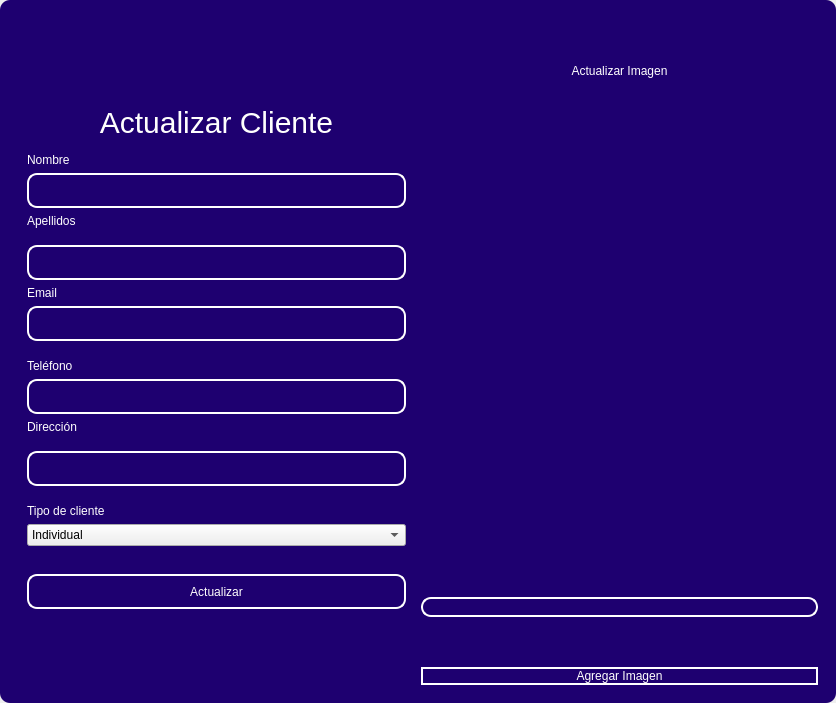
<?xml version="1.0" encoding="UTF-8"?>
<ui version="4.0">
 <class>MainWindow</class>
 <widget class="QMainWindow" name="MainWindow">
  <property name="geometry">
   <rect>
    <x>0</x>
    <y>0</y>
    <width>836</width>
    <height>703</height>
   </rect>
  </property>
  <property name="windowTitle">
   <string>MainWindow</string>
  </property>
  <property name="styleSheet">
   <string notr="true"/>
  </property>
  <widget class="QWidget" name="centralwidget">
   <property name="styleSheet">
    <string notr="true"/>
   </property>
   <layout class="QVBoxLayout" name="verticalLayout">
    <property name="spacing">
     <number>0</number>
    </property>
    <property name="leftMargin">
     <number>0</number>
    </property>
    <property name="topMargin">
     <number>0</number>
    </property>
    <property name="rightMargin">
     <number>0</number>
    </property>
    <property name="bottomMargin">
     <number>0</number>
    </property>
    <item>
     <widget class="QFrame" name="frame">
      <property name="enabled">
       <bool>true</bool>
      </property>
      <property name="styleSheet">
       <string notr="true">QFrame {
	border-radius:10px;
	background-color:#1E0070;
 }
</string>
      </property>
      <property name="frameShape">
       <enum>QFrame::StyledPanel</enum>
      </property>
      <property name="frameShadow">
       <enum>QFrame::Raised</enum>
      </property>
      <layout class="QVBoxLayout" name="verticalLayout_2">
       <item>
        <widget class="QFrame" name="frame_superior">
         <property name="minimumSize">
          <size>
           <width>0</width>
           <height>40</height>
          </size>
         </property>
         <property name="maximumSize">
          <size>
           <width>16777215</width>
           <height>40</height>
          </size>
         </property>
         <property name="styleSheet">
          <string notr="true">QPushButton{
border-radius:18px;
}

QPushButton:hover{
	background-color: rgb(0, 0, 0);
}
</string>
         </property>
         <property name="frameShape">
          <enum>QFrame::StyledPanel</enum>
         </property>
         <property name="frameShadow">
          <enum>QFrame::Raised</enum>
         </property>
         <layout class="QHBoxLayout" name="horizontalLayout_3">
          <property name="spacing">
           <number>4</number>
          </property>
          <property name="leftMargin">
           <number>0</number>
          </property>
          <property name="topMargin">
           <number>0</number>
          </property>
          <property name="rightMargin">
           <number>0</number>
          </property>
          <property name="bottomMargin">
           <number>0</number>
          </property>
          <item>
           <widget class="QPushButton" name="btn_icon">
            <property name="text">
             <string/>
            </property>
            <property name="iconSize">
             <size>
              <width>40</width>
              <height>40</height>
             </size>
            </property>
           </widget>
          </item>
          <item>
           <spacer name="horizontalSpacer_2">
            <property name="orientation">
             <enum>Qt::Horizontal</enum>
            </property>
            <property name="sizeHint" stdset="0">
             <size>
              <width>443</width>
              <height>20</height>
             </size>
            </property>
           </spacer>
          </item>
          <item>
           <widget class="QPushButton" name="bt_minimizar">
            <property name="minimumSize">
             <size>
              <width>38</width>
              <height>38</height>
             </size>
            </property>
            <property name="maximumSize">
             <size>
              <width>38</width>
              <height>38</height>
             </size>
            </property>
            <property name="cursor">
             <cursorShape>PointingHandCursor</cursorShape>
            </property>
            <property name="text">
             <string/>
            </property>
            <property name="icon">
             <iconset>
              <normaloff>image/minus.svg</normaloff>image/minus.svg</iconset>
            </property>
            <property name="iconSize">
             <size>
              <width>38</width>
              <height>38</height>
             </size>
            </property>
           </widget>
          </item>
          <item>
           <widget class="QPushButton" name="bt_maximizar">
            <property name="minimumSize">
             <size>
              <width>38</width>
              <height>38</height>
             </size>
            </property>
            <property name="maximumSize">
             <size>
              <width>38</width>
              <height>38</height>
             </size>
            </property>
            <property name="cursor">
             <cursorShape>PointingHandCursor</cursorShape>
            </property>
            <property name="text">
             <string/>
            </property>
            <property name="icon">
             <iconset>
              <normaloff>image/chevron-up.svg</normaloff>image/chevron-up.svg</iconset>
            </property>
            <property name="iconSize">
             <size>
              <width>38</width>
              <height>38</height>
             </size>
            </property>
           </widget>
          </item>
          <item>
           <widget class="QPushButton" name="bt_restaurar">
            <property name="minimumSize">
             <size>
              <width>38</width>
              <height>38</height>
             </size>
            </property>
            <property name="maximumSize">
             <size>
              <width>38</width>
              <height>38</height>
             </size>
            </property>
            <property name="cursor">
             <cursorShape>PointingHandCursor</cursorShape>
            </property>
            <property name="text">
             <string/>
            </property>
            <property name="icon">
             <iconset>
              <normaloff>image/chevron-down.svg</normaloff>image/chevron-down.svg</iconset>
            </property>
            <property name="iconSize">
             <size>
              <width>38</width>
              <height>38</height>
             </size>
            </property>
           </widget>
          </item>
          <item>
           <widget class="QPushButton" name="bt_cerrar">
            <property name="minimumSize">
             <size>
              <width>38</width>
              <height>38</height>
             </size>
            </property>
            <property name="maximumSize">
             <size>
              <width>38</width>
              <height>38</height>
             </size>
            </property>
            <property name="cursor">
             <cursorShape>PointingHandCursor</cursorShape>
            </property>
            <property name="text">
             <string/>
            </property>
            <property name="icon">
             <iconset>
              <normaloff>image/x.svg</normaloff>image/x.svg</iconset>
            </property>
            <property name="iconSize">
             <size>
              <width>38</width>
              <height>38</height>
             </size>
            </property>
           </widget>
          </item>
         </layout>
        </widget>
       </item>
       <item>
        <widget class="QFrame" name="frame_3">
         <property name="styleSheet">
          <string notr="true">QLabel {
	color: rgb(255, 255, 254);
	font: 12pt &quot;Arial&quot;;
	background-color: rgba(0, 0, 0,0);
}

QTextEdit{
background-color: rgba(0, 0, 0,0);
border-radius:10px; 
font: 12pt &quot;Arial&quot;;
color: rgb(255, 255, 254);
border: 2px solid  rgb(255, 255, 255);

}

QTextEdit:hover{
background-color: rgba(0, 0, 0,0);
border-radius:10px; 
font: 12pt &quot;Arial&quot;;
border: 2px solid  rgb(120, 0, 171);
}

QTextEdit:focus{
background-color: rgb(0, 0, 0);
border-radius:10px; 
font: 12pt &quot;Arial&quot;;
border: 2px solid rgb(120, 0, 171);
}

QLineEdit{
background-color: rgba(0, 0, 0,0);
border-radius:10px; 
font: 12pt &quot;Arial&quot;;
color: rgb(255, 255, 254);
border: 2px solid  rgb(255, 255, 255);

}

QLineEdit:hover{
background-color: rgba(0, 0, 0,0);
border-radius:10px; 
font: 12pt &quot;Arial&quot;;
border: 2px solid  rgb(120, 0, 171);
}

QLineEdit:focus{
background-color: rgb(0, 0, 0);
border-radius:10px; 
font: 12pt &quot;Arial&quot;;
border: 2px solid rgb(120, 0, 171);
}

QCheckBox{
	font: 12pt &quot;Arial&quot;;
	color: rgb(255, 255, 255);
}

QCheckBox::indicator {
    width: 18px;
    height:18px;
}

QCheckBox::indicator:unchecked {
   background-image: url(image/square.svg);
}

QCheckBox::indicator:checked {
   background-image: url(image/check-square.svg);
}

QPushButton{
border-radius:10px; 
font: 12pt &quot;Arial&quot;;
color: rgb(255, 255, 254);
border: 2px solid #ffffff;
}

QPushButton:hover{
border-radius:10px; 
font: 12pt &quot;Arial&quot;;
color: rgb(255, 255, 255);
border: 2px solid rgb(120, 0, 171);
	background-color: rgb(120, 0, 171);
}
</string>
         </property>
         <property name="frameShape">
          <enum>QFrame::StyledPanel</enum>
         </property>
         <property name="frameShadow">
          <enum>QFrame::Raised</enum>
         </property>
         <layout class="QHBoxLayout" name="horizontalLayout_4">
          <item>
           <layout class="QVBoxLayout" name="verticalLayout_4">
            <item>
             <spacer name="verticalSpacer">
              <property name="orientation">
               <enum>Qt::Vertical</enum>
              </property>
              <property name="sizeHint" stdset="0">
               <size>
                <width>28</width>
                <height>28</height>
               </size>
              </property>
             </spacer>
            </item>
            <item>
             <widget class="QFrame" name="frame_4">
              <property name="maximumSize">
               <size>
                <width>400</width>
                <height>600</height>
               </size>
              </property>
              <property name="styleSheet">
               <string notr="true">QLabel {
	color: rgb(255, 255, 254);
	font: 12pt &quot;Arial&quot;;
	background-color: rgba(0, 0, 0,0);
}


QLineEdit{
background-color: rgba(0, 0, 0,0);
border-radius:10px; 
font: 12pt &quot;Arial&quot;;
color: rgb(255, 255, 254);
border: 2px solid  rgb(255, 255, 255);

}

QLineEdit:hover{
background-color: rgba(0, 0, 0,0);
border-radius:10px; 
font: 12pt &quot;Arial&quot;;
border: 2px solid  rgb(120, 0, 171);
}

QLineEdit:focus{
background-color: rgb(0, 0, 0);
border-radius:10px; 
font: 12pt &quot;Arial&quot;;
border: 2px solid rgb(120, 0, 171);
}

QCheckBox{
	font: 12pt &quot;Arial&quot;;
	color: rgb(255, 255, 255);
}

QCheckBox::indicator {
    width: 18px;
    height:18px;
}

QCheckBox::indicator:unchecked {
   background-image: url(image/square.svg);
}

QCheckBox::indicator:checked {
   background-image: url(image/check-square.svg);
}

QPushButton{
border-radius:10px; 
font: 12pt &quot;Arial&quot;;
color: rgb(255, 255, 254);
border: 2px solid #ffffff;
}

QPushButton:hover{
border-radius:10px; 
font: 12pt &quot;Arial&quot;;
color: rgb(255, 255, 255);
border: 2px solid rgb(120, 0, 171);
	background-color: rgb(120, 0, 171);
}
</string>
              </property>
              <property name="frameShape">
               <enum>QFrame::StyledPanel</enum>
              </property>
              <property name="frameShadow">
               <enum>QFrame::Raised</enum>
              </property>
              <layout class="QVBoxLayout" name="verticalLayout_3">
               <item>
                <spacer name="verticalSpacer_3">
                 <property name="orientation">
                  <enum>Qt::Vertical</enum>
                 </property>
                 <property name="sizeHint" stdset="0">
                  <size>
                   <width>20</width>
                   <height>40</height>
                  </size>
                 </property>
                </spacer>
               </item>
               <item>
                <widget class="QLabel" name="label_3">
                 <property name="minimumSize">
                  <size>
                   <width>100</width>
                   <height>50</height>
                  </size>
                 </property>
                 <property name="styleSheet">
                  <string notr="true">font-size: 30px</string>
                 </property>
                 <property name="text">
                  <string>Actualizar Cliente</string>
                 </property>
                 <property name="alignment">
                  <set>Qt::AlignCenter</set>
                 </property>
                </widget>
               </item>
               <item>
                <widget class="QLabel" name="label_4">
                 <property name="text">
                  <string>Nombre</string>
                 </property>
                </widget>
               </item>
               <item>
                <widget class="QLineEdit" name="nametxt">
                 <property name="minimumSize">
                  <size>
                   <width>0</width>
                   <height>35</height>
                  </size>
                 </property>
                 <property name="text">
                  <string/>
                 </property>
                </widget>
               </item>
               <item>
                <widget class="QLabel" name="label_6">
                 <property name="text">
                  <string>Apellidos</string>
                 </property>
                </widget>
               </item>
               <item>
                <spacer name="verticalSpacer_4">
                 <property name="orientation">
                  <enum>Qt::Vertical</enum>
                 </property>
                 <property name="sizeHint" stdset="0">
                  <size>
                   <width>20</width>
                   <height>40</height>
                  </size>
                 </property>
                </spacer>
               </item>
               <item>
                <widget class="QLineEdit" name="lastnametxt">
                 <property name="minimumSize">
                  <size>
                   <width>0</width>
                   <height>35</height>
                  </size>
                 </property>
                </widget>
               </item>
               <item>
                <widget class="QLabel" name="label_5">
                 <property name="text">
                  <string>Email</string>
                 </property>
                </widget>
               </item>
               <item>
                <widget class="QLineEdit" name="emailtxt">
                 <property name="minimumSize">
                  <size>
                   <width>0</width>
                   <height>35</height>
                  </size>
                 </property>
                 <property name="maximumSize">
                  <size>
                   <width>16777215</width>
                   <height>16777215</height>
                  </size>
                 </property>
                 <property name="echoMode">
                  <enum>QLineEdit::Normal</enum>
                 </property>
                </widget>
               </item>
               <item>
                <spacer name="verticalSpacer_5">
                 <property name="orientation">
                  <enum>Qt::Vertical</enum>
                 </property>
                 <property name="sizeHint" stdset="0">
                  <size>
                   <width>20</width>
                   <height>40</height>
                  </size>
                 </property>
                </spacer>
               </item>
               <item>
                <widget class="QLabel" name="label">
                 <property name="text">
                  <string>Teléfono</string>
                 </property>
                </widget>
               </item>
               <item>
                <widget class="QLineEdit" name="fonotxt">
                 <property name="minimumSize">
                  <size>
                   <width>0</width>
                   <height>35</height>
                  </size>
                 </property>
                </widget>
               </item>
               <item>
                <widget class="QLabel" name="label_2">
                 <property name="text">
                  <string>Dirección</string>
                 </property>
                </widget>
               </item>
               <item>
                <spacer name="verticalSpacer_6">
                 <property name="orientation">
                  <enum>Qt::Vertical</enum>
                 </property>
                 <property name="sizeHint" stdset="0">
                  <size>
                   <width>20</width>
                   <height>40</height>
                  </size>
                 </property>
                </spacer>
               </item>
               <item>
                <widget class="QLineEdit" name="addresstxt">
                 <property name="minimumSize">
                  <size>
                   <width>0</width>
                   <height>35</height>
                  </size>
                 </property>
                </widget>
               </item>
               <item>
                <spacer name="verticalSpacer_10">
                 <property name="orientation">
                  <enum>Qt::Vertical</enum>
                 </property>
                 <property name="sizeHint" stdset="0">
                  <size>
                   <width>20</width>
                   <height>40</height>
                  </size>
                 </property>
                </spacer>
               </item>
               <item>
                <widget class="QLabel" name="label_7">
                 <property name="text">
                  <string>Tipo de cliente</string>
                 </property>
                </widget>
               </item>
               <item>
                <widget class="QComboBox" name="typecombobox">
                 <item>
                  <property name="text">
                   <string>Individual</string>
                  </property>
                 </item>
                 <item>
                  <property name="text">
                   <string>Empresarial</string>
                  </property>
                 </item>
                 <item>
                  <property name="text">
                   <string>Gubernamental</string>
                  </property>
                 </item>
                 <item>
                  <property name="text">
                   <string>Intermediario</string>
                  </property>
                 </item>
                </widget>
               </item>
               <item>
                <spacer name="verticalSpacer_9">
                 <property name="orientation">
                  <enum>Qt::Vertical</enum>
                 </property>
                 <property name="sizeHint" stdset="0">
                  <size>
                   <width>20</width>
                   <height>50</height>
                  </size>
                 </property>
                </spacer>
               </item>
               <item>
                <widget class="QPushButton" name="btn_update">
                 <property name="minimumSize">
                  <size>
                   <width>0</width>
                   <height>35</height>
                  </size>
                 </property>
                 <property name="cursor">
                  <cursorShape>PointingHandCursor</cursorShape>
                 </property>
                 <property name="text">
                  <string>Actualizar</string>
                 </property>
                </widget>
               </item>
               <item>
                <spacer name="verticalSpacer_7">
                 <property name="orientation">
                  <enum>Qt::Vertical</enum>
                 </property>
                 <property name="sizeHint" stdset="0">
                  <size>
                   <width>20</width>
                   <height>40</height>
                  </size>
                 </property>
                </spacer>
               </item>
               <item>
                <layout class="QHBoxLayout" name="horizontalLayout_2"/>
               </item>
               <item>
                <spacer name="verticalSpacer_8">
                 <property name="orientation">
                  <enum>Qt::Vertical</enum>
                 </property>
                 <property name="sizeHint" stdset="0">
                  <size>
                   <width>20</width>
                   <height>40</height>
                  </size>
                 </property>
                </spacer>
               </item>
               <item>
                <layout class="QHBoxLayout" name="horizontalLayout">
                 <item>
                  <spacer name="horizontalSpacer">
                   <property name="orientation">
                    <enum>Qt::Horizontal</enum>
                   </property>
                   <property name="sizeHint" stdset="0">
                    <size>
                     <width>40</width>
                     <height>20</height>
                    </size>
                   </property>
                  </spacer>
                 </item>
                </layout>
               </item>
              </layout>
             </widget>
            </item>
            <item>
             <spacer name="verticalSpacer_2">
              <property name="orientation">
               <enum>Qt::Vertical</enum>
              </property>
              <property name="sizeHint" stdset="0">
               <size>
                <width>20</width>
                <height>40</height>
               </size>
              </property>
             </spacer>
            </item>
           </layout>
          </item>
          <item>
           <layout class="QVBoxLayout" name="verticalLayout_5">
            <property name="spacing">
             <number>50</number>
            </property>
            <property name="rightMargin">
             <number>0</number>
            </property>
            <property name="bottomMargin">
             <number>0</number>
            </property>
            <item>
             <widget class="QLabel" name="label_8">
              <property name="styleSheet">
               <string notr="true">color: rgb(255, 255, 255);
font: 30pt &quot;MS Shell Dlg 2&quot;;</string>
              </property>
              <property name="text">
               <string>Actualizar Imagen</string>
              </property>
              <property name="alignment">
               <set>Qt::AlignCenter</set>
              </property>
             </widget>
            </item>
            <item>
             <layout class="QHBoxLayout" name="horizontalLayout_6">
              <property name="spacing">
               <number>6</number>
              </property>
              <item>
               <spacer name="verticalSpacer_11">
                <property name="orientation">
                 <enum>Qt::Vertical</enum>
                </property>
                <property name="sizeHint" stdset="0">
                 <size>
                  <width>20</width>
                  <height>40</height>
                 </size>
                </property>
               </spacer>
              </item>
              <item>
               <widget class="QLabel" name="image_label">
                <property name="text">
                 <string/>
                </property>
               </widget>
              </item>
              <item>
               <spacer name="verticalSpacer_12">
                <property name="orientation">
                 <enum>Qt::Vertical</enum>
                </property>
                <property name="sizeHint" stdset="0">
                 <size>
                  <width>20</width>
                  <height>40</height>
                 </size>
                </property>
               </spacer>
              </item>
             </layout>
            </item>
            <item>
             <widget class="QLineEdit" name="imagetxt">
              <property name="enabled">
               <bool>false</bool>
              </property>
             </widget>
            </item>
            <item>
             <widget class="QPushButton" name="btn_add_image">
              <property name="cursor">
               <cursorShape>PointingHandCursor</cursorShape>
              </property>
              <property name="text">
               <string>Agregar Imagen</string>
              </property>
             </widget>
            </item>
           </layout>
          </item>
         </layout>
        </widget>
       </item>
      </layout>
     </widget>
    </item>
   </layout>
  </widget>
 </widget>
 <resources/>
 <connections/>
</ui>
